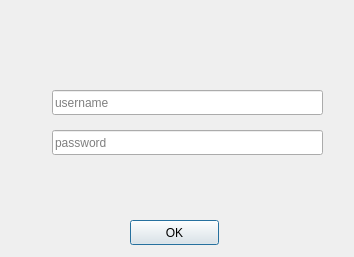
<?xml version="1.0" encoding="UTF-8"?>
<ui version="4.0">
 <class>login</class>
 <widget class="QDialog" name="login">
  <property name="geometry">
   <rect>
    <x>0</x>
    <y>0</y>
    <width>354</width>
    <height>257</height>
   </rect>
  </property>
  <property name="windowTitle">
   <string>login</string>
  </property>
  <widget class="QLineEdit" name="lineEdit">
   <property name="geometry">
    <rect>
     <x>52</x>
     <y>130</y>
     <width>271</width>
     <height>25</height>
    </rect>
   </property>
   <property name="echoMode">
    <enum>QLineEdit::Password</enum>
   </property>
   <property name="placeholderText">
    <string>password</string>
   </property>
  </widget>
  <widget class="QLineEdit" name="lineEdit_2">
   <property name="geometry">
    <rect>
     <x>52</x>
     <y>90</y>
     <width>271</width>
     <height>25</height>
    </rect>
   </property>
   <property name="placeholderText">
    <string>username</string>
   </property>
  </widget>
  <widget class="QPushButton" name="pushButton">
   <property name="geometry">
    <rect>
     <x>130</x>
     <y>220</y>
     <width>89</width>
     <height>25</height>
    </rect>
   </property>
   <property name="text">
    <string>OK</string>
   </property>
  </widget>
  <widget class="QLabel" name="label">
   <property name="geometry">
    <rect>
     <x>60</x>
     <y>50</y>
     <width>261</width>
     <height>17</height>
    </rect>
   </property>
   <property name="styleSheet">
    <string notr="true">color: rgb(204, </string>
   </property>
   <property name="text">
    <string/>
   </property>
  </widget>
 </widget>
 <resources/>
 <connections/>
</ui>
